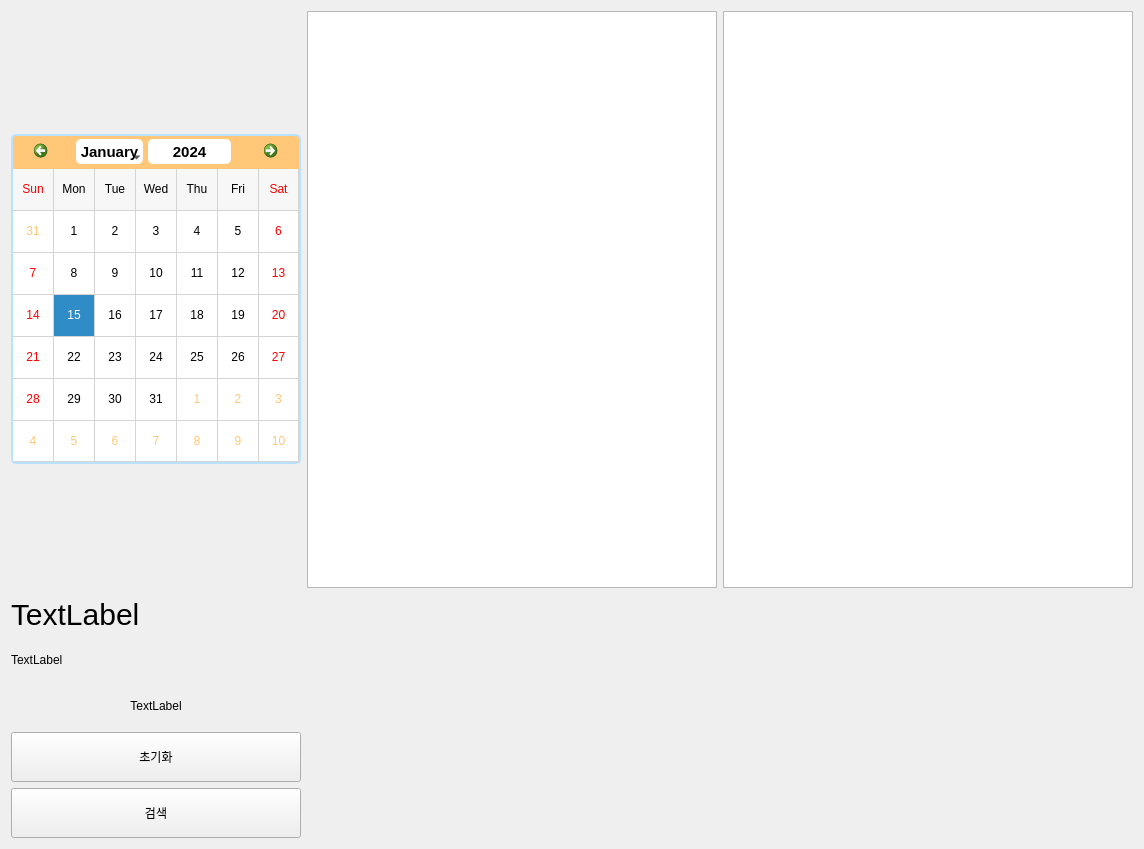
                     <widget class="QWidget" name="postSales">
                      <layout class="QVBoxLayout" name="verticalLayout_20">
                       <item>
                        <layout class="QGridLayout" name="gridLayout_2">
                         <item row="0" column="3">
                          <widget class="QPlainTextEdit" name="pte_daily_sales">
                           <property name="minimumSize">
                            <size>
                             <width>410</width>
                             <height>577</height>
                            </size>
                           </property>
                           <property name="maximumSize">
                            <size>
                             <width>410</width>
                             <height>577</height>
                            </size>
                           </property>
                           <property name="font">
                            <font>
                             <family>NanumGothic</family>
                             <pointsize>10</pointsize>
                             <italic>false</italic>
                             <bold>false</bold>
                            </font>
                           </property>
                           <property name="readOnly">
                            <bool>true</bool>
                           </property>
                           <property name="backgroundVisible">
                            <bool>false</bool>
                           </property>
                           <property name="centerOnScroll">
                            <bool>false</bool>
                           </property>
                          </widget>
                         </item>
                         <item row="1" column="0">
                          <widget class="QLabel" name="Lbl_To">
                           <property name="minimumSize">
                            <size>
                             <width>290</width>
                             <height>40</height>
                            </size>
                           </property>
                           <property name="maximumSize">
                            <size>
                             <width>290</width>
                             <height>40</height>
                            </size>
                           </property>
                           <property name="styleSheet">
                            <string notr="true">font-size : 30px;</string>
                           </property>
                           <property name="text">
                            <string>TextLabel</string>
                           </property>
                          </widget>
                         </item>
                         <item row="0" column="0">
                          <widget class="QCalendarWidget" name="cal_daily_sales">
                           <property name="minimumSize">
                            <size>
                             <width>290</width>
                             <height>330</height>
                            </size>
                           </property>
                           <property name="maximumSize">
                            <size>
                             <width>290</width>
                             <height>330</height>
                            </size>
                           </property>
                           <property name="styleSheet">
                            <string notr="true">/* //////////////////////////////////////////////////////////////////////////////////////// */
/* style for top navigation area ###############################################*/ 

#qt_calendar_navigationbar {
    background-color: #FFC777;
	border: 2px solid  #B8E2FF;
	border-bottom: 0px;
	border-top-left-radius: 5px;
	border-top-right-radius: 5px;
}

/* style for month change buttons ############################################ */

#qt_calendar_prevmonth, 
#qt_calendar_nextmonth {
	/* border delete */
    border: none;  
    /* delete default icons */
	qproperty-icon: none; 
	
    min-width: 50px;
    max-width: 50px;
    min-height: 25px;
    max-height: 25px;

    border-radius: 5px; 
	/* set background transparent */
    background-color: transparent; 
	padding: 5px;
}

/* style for pre month button ############################################ */

#qt_calendar_prevmonth {
	/* set text for button */
	/* qproperty-text: PREV; */
	margin-left: 15px;
	image: url(:/icon/images/icons/cil-caret-left.png);
	margin: 0px;
}

/* style for next month button ########################################### */
#qt_calendar_nextmonth {
    /* qproperty-text: NEXT; */
	margin-right: 15px;
	image: url(:/icon/images/icons/cil-caret-right.png);
	margin: 0px;
}
#qt_calendar_prevmonth:hover, 
#qt_calendar_nextmonth:hover {
    background-color: #55aaff;
}

#qt_calendar_prevmonth:pressed, 
#qt_calendar_nextmonth:pressed {
    background-color: rgba(235, 235, 235, 100);
}

/* Style for month and year buttons #################################### */

#qt_calendar_yearbutton {
	width: 60px;
    color: black;
	background-color: white;
	margin:5px;
    border-radius: 5px;
	font-size: 15px;
	padding:0px 10px;
}

#qt_calendar_monthbutton {
	width: 60px;
    color: black;
	background-color: white;
	font-size: 15px;
	margin:5px 0px;
    border-radius: 5px;
	padding:0px 2px;
}

#qt_calendar_yearbutton:hover, 
#qt_calendar_monthbutton:hover {
    background-color: #FFC777;
}

#qt_calendar_yearbutton:pressed, 
#qt_calendar_monthbutton:pressed {
    background-color: rgba(235, 235, 235, 100);
}


/* Style for year input lineEdit ######################################*/

#qt_calendar_yearedit {
    min-width: 70px;
    color: black;
    background: #ffffff;
	font-size: 15px;
	text-align: center;
	margin:5px 0px;
    border-radius: 5px;
	padding:0px 1px;
}

/* Style for year change buttons ######################################*/

#qt_calendar_yearedit::up-button { 
	image: url(:/icon/images/icons/cil-caret-top.png);
    subcontrol-position: right;
	background-color: #FFC777;
}

#qt_calendar_yearedit::down-button { 
	image: url(:/icon/images/icons/cil-caret-bottom.png);
    subcontrol-position: left; 
	background-color: #FFC777;
}

#qt_calendar_yearedit::down-button, 
#qt_calendar_yearedit::up-button {
	width: 15px;
	height: 25px;
	padding: 0px 5px;
	border-radius:3px;
}

#qt_calendar_yearedit::down-button:hover, 
#qt_calendar_yearedit::up-button:hover {
	background-color: #55aaff;
}

/* Style for month select menu ##################################### */

#calendarWidget QToolButton QMenu {
    background-color: white;
}
#calendarWidget QToolButton QMenu::item {
	/*padding: 10px;*/
}
#calendarWidget QToolButton QMenu::item:selected:enabled {
    background-color: #55aaff;
}

#calendarWidget QToolButton::menu-indicator {
	/* Remove toolButton arrow */
    /*image: none; */
	nosubcontrol-origin: margin;
	subcontrol-position: right center;
	margin-top: 10px;
	width:20px;
}

/* Style for calendar table ########################################## */
#qt_calendar_calendarview {
	/* Remove the selected dashed box */
    outline: 0px;

	border: 2px solid  #B8E2FF;
	border-top: 0px;
	border-bottom-left-radius: 5px;
	border-bottom-right-radius: 5px;
}

#qt_calendar_calendarview::item:hover {
    border-radius:5px;
	background-color:#aaffff;
}

#qt_calendar_calendarview::item:selected {
    background-color: #55aa7f; 
	border-radius:5px;
}

QCalendarWidget QAbstractItemView:enabled{
	background-color: white;
    color: black;
}
QCalendarWidget QAbstractItemView:disabled{
	background-color: white;
    color: #FFC777;
}</string>
                           </property>
                           <property name="minimumDate">
                            <date>
                             <year>2023</year>
                             <month>6</month>
                             <day>1</day>
                            </date>
                           </property>
                           <property name="firstDayOfWeek">
                            <enum>Qt::Sunday</enum>
                           </property>
                           <property name="gridVisible">
                            <bool>true</bool>
                           </property>
                           <property name="horizontalHeaderFormat">
                            <enum>QCalendarWidget::ShortDayNames</enum>
                           </property>
                           <property name="verticalHeaderFormat">
                            <enum>QCalendarWidget::NoVerticalHeader</enum>
                           </property>
                           <property name="dateEditEnabled">
                            <bool>false</bool>
                           </property>
                          </widget>
                         </item>
                         <item row="0" column="2">
                          <widget class="QListWidget" name="lsw_daily_sales">
                           <property name="minimumSize">
                            <size>
                             <width>410</width>
                             <height>577</height>
                            </size>
                           </property>
                           <property name="maximumSize">
                            <size>
                             <width>410</width>
                             <height>577</height>
                            </size>
                           </property>
                          </widget>
                         </item>
                         <item row="3" column="0">
                          <widget class="QLabel" name="Lbl_All_OrdersNum">
                           <property name="minimumSize">
                            <size>
                             <width>290</width>
                             <height>40</height>
                            </size>
                           </property>
                           <property name="maximumSize">
                            <size>
                             <width>290</width>
                             <height>40</height>
                            </size>
                           </property>
                           <property name="text">
                            <string>TextLabel</string>
                           </property>
                           <property name="textFormat">
                            <enum>Qt::AutoText</enum>
                           </property>
                           <property name="alignment">
                            <set>Qt::AlignCenter</set>
                           </property>
                          </widget>
                         </item>
                         <item row="4" column="0">
                          <widget class="QPushButton" name="btn_cal_Reset">
                           <property name="sizePolicy">
                            <sizepolicy hsizetype="Preferred" vsizetype="Preferred">
                             <horstretch>0</horstretch>
                             <verstretch>0</verstretch>
                            </sizepolicy>
                           </property>
                           <property name="minimumSize">
                            <size>
                             <width>290</width>
                             <height>50</height>
                            </size>
                           </property>
                           <property name="maximumSize">
                            <size>
                             <width>290</width>
                             <height>50</height>
                            </size>
                           </property>
                           <property name="text">
                            <string>초기화</string>
                           </property>
                          </widget>
                         </item>
                         <item row="2" column="0">
                          <widget class="QLabel" name="Lbl_From">
                           <property name="minimumSize">
                            <size>
                             <width>290</width>
                             <height>40</height>
                            </size>
                           </property>
                           <property name="maximumSize">
                            <size>
                             <width>290</width>
                             <height>40</height>
                            </size>
                           </property>
                           <property name="text">
                            <string>TextLabel</string>
                           </property>
                          </widget>
                         </item>
                         <item row="5" column="0">
                          <widget class="QPushButton" name="btn_cal_priod">
                           <property name="sizePolicy">
                            <sizepolicy hsizetype="Preferred" vsizetype="Preferred">
                             <horstretch>0</horstretch>
                             <verstretch>0</verstretch>
                            </sizepolicy>
                           </property>
                           <property name="minimumSize">
                            <size>
                             <width>290</width>
                             <height>50</height>
                            </size>
                           </property>
                           <property name="maximumSize">
                            <size>
                             <width>290</width>
                             <height>50</height>
                            </size>
                           </property>
                           <property name="text">
                            <string>검색</string>
                           </property>
                          </widget>
                         </item>
                        </layout>
                       </item>
                      </layout>
                     </widget>
